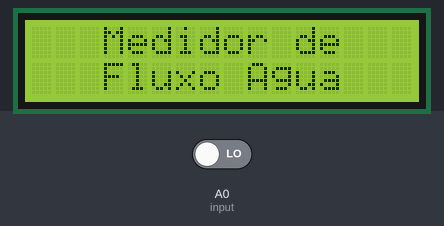
Simulated run of this sketch. Board: Arduino Uno, built with avr-gcc and run on an emulated ATmega328P. Parts: 16×2 character LCD. Inputs (shaded band) come from the test bench; at power-on: A0 (input) LOW. What the sketch prints to the serial monitor is not drawn.

Above: at 0.1 s.
At 4.1 s:
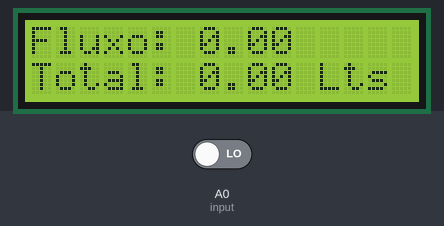

The sketch:

main.ino
```cpp
#include <LiquidCrystal.h>
LiquidCrystal lcd(8, 7, 6, 5, 4, 3);
int X, Y;
float TIME, FREQUENCY, WATER, TOTAL, LS = 0;
const int input = A0;
void setup()
{
  Serial.begin(9600);
  lcd.begin(16, 2);
  pinMode(input, INPUT);
  lcd.clear();
  lcd.setCursor(3, 0);
  lcd.print("Medidor de");
  lcd.setCursor(3, 1);
  lcd.print("Fluxo Agua");
  delay(2000);
}
void loop()
{
  X = pulseIn(input, HIGH);
  Y = pulseIn(input, LOW);
  TIME = X + Y;
  FREQUENCY = 1000000 / TIME;//Pulsos por segundo
  WATER = FREQUENCY / 7.5; //Fator de calculo é 7.5
  LS = WATER / 60; //Vazão em litros por minuto
  if (FREQUENCY >= 0)
  {
    if (isinf(FREQUENCY))
    {
      lcd.clear();
      lcd.setCursor(0, 0);
      lcd.print("Fluxo: 0.00");
      lcd.setCursor(0, 1);
      lcd.print("Total: ");
      lcd.print( TOTAL);
      lcd.print(" Lts");
      Serial.println("Total: ");
      Serial.print(TOTAL);
      Serial.println(" Lts");
    }
    else
    {
      TOTAL = TOTAL + LS;
      Serial.println(FREQUENCY);
      lcd.clear();
      lcd.setCursor(0, 0);
      lcd.print("FLUXO: ");
      lcd.print(WATER);
      lcd.print(" L/M");
      lcd.setCursor(0, 1);
      lcd.print("TOTAL: ");
      lcd.print( TOTAL);
      lcd.print(" Lts");
      Serial.println("FLUXO: ");
      Serial.print(WATER);
      Serial.println(" L/M");
      Serial.println("Total: ");
      Serial.print(TOTAL);
      Serial.println(" Lts");
    }
  }
  delay(1000);
}
```
